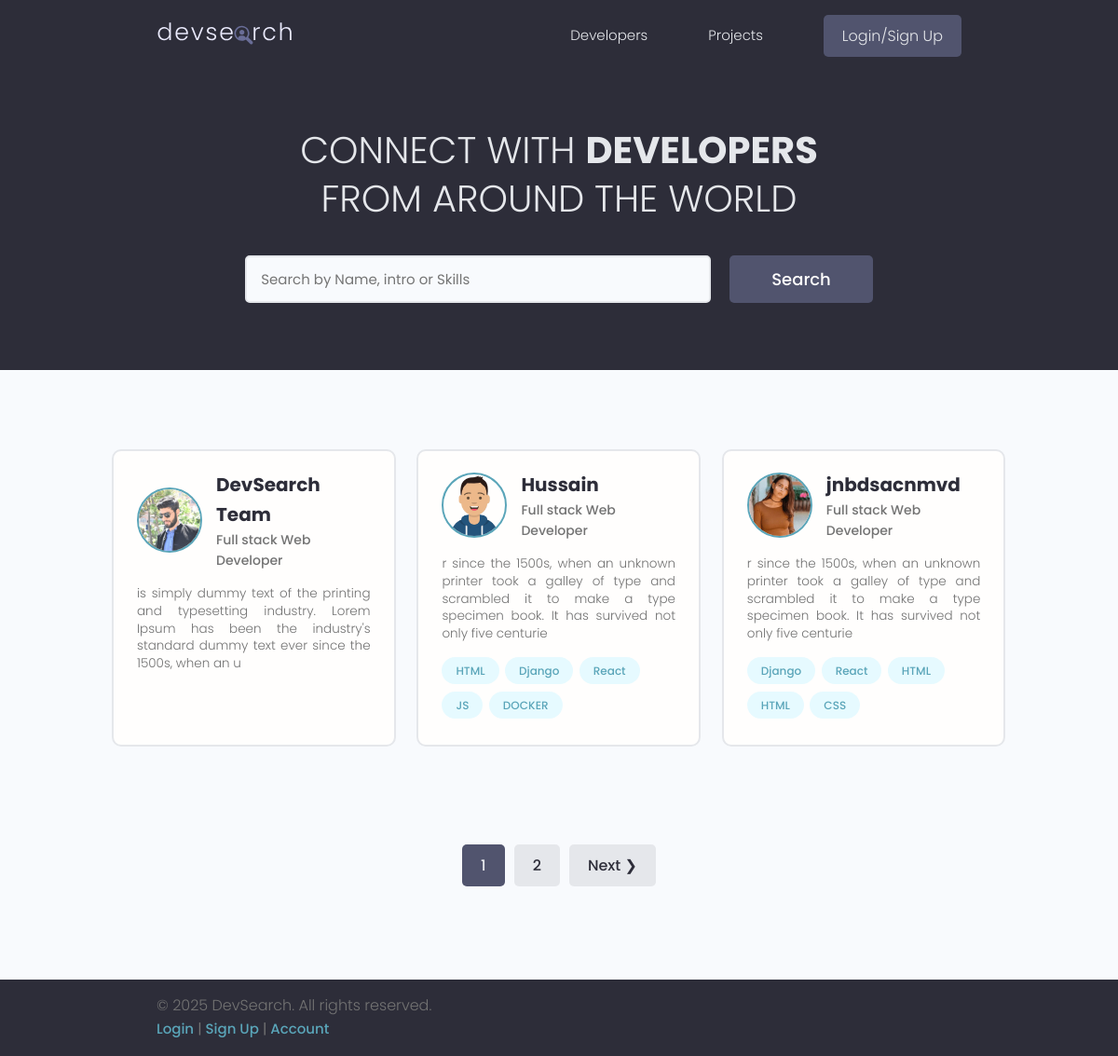
The page / on the database its author committed.
### users/models.py (models this page shows, shortened)
class Profile(models.Model):
    user = models.OneToOneField(User, on_delete=models.CASCADE, null=True,blank=True)
    name= models.CharField(max_length=200, null=True , blank=True)
    email= models.EmailField(max_length=200, null=True , blank=True)
    username = models.CharField(max_length=200, null=True , blank=True)
    location = models.CharField(max_length=200, null=True , blank=True)
    short_intro= models.CharField(max_length=200, null=True , blank=True)
    bio = models.TextField( null=True , blank=True)
    profile_image = models.ImageField(upload_to='profiles/',null=True, blank=True, default='profiles/user-default.png')
    social_github= models.CharField(max_length=200, null=True , blank=True)
    social_twitter= models.CharField(max_length=200, null=True , blank=True)
    social_linkedin= models.CharField(max_length=200, null=True , blank=True)
    social_youtube= models.CharField(max_length=200, null=True , blank=True)
    social_website= models.CharField(max_length=200, null=True , blank=True)
    created = models.DateTimeField(auto_now_add=True)
    id = models.UUIDField(default=uuid.uuid4, unique=True, primary_key=True, editable=False)
    class Meta:
        ordering=['-created']

class Skill(models.Model):
    owner = models.ForeignKey(Profile, on_delete=models.CASCADE, null=True, blank=True)
    skill_name= models.CharField(max_length=200, null=True , blank=True)
    description= models.TextField(null=True , blank=True)
    created = models.DateTimeField(auto_now_add=True)
    id = models.UUIDField(default=uuid.uuid4, unique=True, primary_key=True, editable=False)
    def __str__(self):
        return str(self.skill_name)

### users/views.py (the view)
# urls.py: path('', views.profiles , name = 'profiles'),
def profiles(request):
    profiles, search_query = searchprofile(request)
    custom_range,profiles = paginateprofiles(request,profiles,3)
    context = {'profiles':profiles,'search_query':search_query,'custom_range':custom_range}
    return render(request,'users/profiles.html',context)

### users/context_processors.py (called while the page is built, shortened)
def has_unread_messages(request):
    return {}

### users/utils.py (called while the page is built)
def searchprofile(request):
    search_query = ''
    if request.GET.get('search_query'):
        search_query = request.GET.get('search_query')
    profile = Profile.objects.distinct().filter(
        Q(name__icontains=search_query) |
        Q(short_intro__icontains=search_query) |
        Q(skill__skill_name__icontains=search_query)
    )
    return  profile,search_query

def paginateprofiles(request,profiles,results):
    page = request.GET.get('page')
    pagination =  Paginator(profiles,results)
    try :
        profiles = pagination.page(page)
    except PageNotAnInteger:
        page = 1
        profiles = pagination.page(page)
    except EmptyPage:
        page = pagination.num_pages
        profiles = pagination.page(page)
    leftIndex = (int(page) - 2)
    if leftIndex <1 :
        leftIndex = 1
    rightIndex  = (int(page) + 3)
    if rightIndex > pagination.num_pages:
        rightIndex = pagination.num_pages +1
    custom_range = range(leftIndex,rightIndex)
    return custom_range,profiles

### users/templates/users/profiles.html (shortened to what this page needs)
{% extends 'main.html' %}
{% load static %}
{% block content %}
<main class="home">
    <section class="hero-section text-center">
        <div class="container container--narrow">
            <div class="hero-section__box">
                <h2>CONNECT WITH <span>DEVELOPERS</span></h2>
                <h2>FROM AROUND THE WORLD</h2>
            </div>
            <div class="hero-section__search" style="margin-top: -2rem;">
                <form class="form" action="" method="get">
                    <div class="form__field">
                        <input class="input input--text" id="formInput#search" type="text" name="search_query"
                            placeholder="Search by Name, intro or Skills" value ="{{search_query}}">
                    </div>
                    <input class="btn btn--sub btn--lg" type="submit" value="Search" />
                </form>
            </div>
        </div>
    </section>
    <section class="devlist">
        <div class="container">
            <div class="grid grid--three">
                {% for profile in profiles%}
                <div class="column card">
                    <div class="dev">
                        <a href="{% url 'single-profile' profile.id %}" class="card__body">
                            <div class="dev__profile">
                                <img class="avatar avatar--md" src="{{profile.profile_image.url}}"
                                    alt="image" />
                                <div class="dev__meta">
                                    <h3>{{profile.name}}</h3>
                                    <h5>{{profile.short_intro|slice:'60'}}</h5>
                                </div>
                            </div>
                            <p class="dev__info">
                                {{profile.bio|slice:'150'}}
                            </p>
                            <div class="dev__skills">
                                {%  for skill in profile.skill_set.all %}
                                <span class="tag tag--pill tag--main">
                                    <small>{{skill}}</small>
                                </span>
                                {% endfor %}
                            </div>
                        </a>
                    </div>
                </div>
                {% endfor %}
            </div>
        </div>
    </section>
{% include 'pagination.html' with queryset=profiles custom_range=custom_range %}
</main>
{% endblock content %}

### static/styles/app.css (style rules this page uses)
:root { --color-sub: #2d2d39; }
.btn--sub { background-color: var(--color-sub-light); }
.card { border: 2px solid var(--color-light); }
img { width: 100%; }
.hero-section { height: 40vh; display: flex; align-items: center; background-color: var(--color-sub); }
.hero-section__box { margin-bottom: 4rem; }
.hero-section__box > h2, .hero-section__box > h2 > span { font-size: 4rem; color: var(--color-light); line-height: 1.3; text-transform: uppercase; }
.hero-section__box > h2 { font-weight: 300; }
.hero-section__box > h2 > span { font-weight: 700; }
.hero-section__search > .form { display: flex; align-items: center; justify-content: center; gap: 2rem; }
.hero-section__search > .form input.input--text { width: 50rem; }
.devlist { margin-top: 8rem; }
.devlist .grid { align-items: stretch; }
.devlist .dev .dev__profile { display: flex; align-items: center; gap: 1.5rem; }
.devlist .dev .dev__meta h3 { color: var(--color-sub); font-size: 2rem; font-weight: 700; }
.devlist .dev .dev__meta h5 { color: var(--color-text); font-size: 1.4rem; font-weight: 500; }
.devlist .dev .dev__info { margin: 1.5rem 0; font-size: 1.35rem; line-height: 1.4; text-align: justify; }

### static/uikit/styles/modules/_variables.css (style rules this page uses)
:root { --color-main: #5aa5b9; --color-main-light: #e6faff; --color-sub: #3f4156; --color-sub-light: #51546e; --color-sub-lighter: #ededfd; --color-text: #737373; --color-gray: #8b8b8b; --color-light: #e5e7eb; --color-light-gray: #767676; --color-bg: #f8fafd; --color-white: #fffefd; --color-white-light: #f3f3f3; --color-success: #359e64; --color-success-bg: #def8e8; --color-error: #fc4b0b; --color-error-bg: #fff2ee; --font-base: 'Poppins', arial, helvetica, 'Segoe UI', roboto, ubuntu, sans-serif; --font-monospace: 'Fira Code', 'Courier New', courier, monospace; --font-regular: 300; --font-medium: 500; --font-bold: 700; --generic-shadow: 1px 1px 5px #00000010; --generic-transition: all 0.3s ease-in-out; }

### static/uikit/styles/modules/_base.css (style rules this page uses)
* { margin: 0; padding: 0; box-sizing: border-box; text-rendering: optimizeLegibility; color: inherit; font-size: inherit; }
html { font-size: 50%; }
@media only screen and (min-width: 480px) { html { font-size: 56.25%; } }
@media only screen and (min-width: 1200px) { html { font-size: 62.5%; } }
body { line-height: 1.6; font-weight: 400; font-size: 1.5rem; color: var(--color-text); background-color: var(--color-bg); min-height: 100vh; }

### static/uikit/styles/modules/_typography.css (style rules this page uses)
* { font-family: var(--font-base); }
h2 { font-size: 3.6rem; font-weight: var(--font-bold); }
h3 { font-size: 3.2rem; font-weight: var(--font-medium); }
h5 { font-size: 2.4rem; font-weight: var(--font-medium); }
h5, h6 { font-weight: var(--font-regular); }
p, span, strong { font-size: 1.6rem; color: var(--color-text); font-weight: var(--font-regular); }
a { padding-bottom: 2px; text-decoration: none; display: inline-block; color: var(--color-main); font-weight: var(--font-medium); }

### static/uikit/styles/modules/_utilities.css (style rules this page uses)
.container { width: 92%; max-width: 165rem; margin: 0 auto; box-sizing: border-box; }
.container--narrow { width: 92%; max-width: 120rem; }
@media screen and (min-width: 1000px) { .container { width: 90%; } }
@media screen and (min-width: 1000px) { .container--narrow { width: 85%; } }
@media screen and (min-width: 1200px) { .container { width: 80%; } }
@media screen and (min-width: 1200px) { .container--narrow { width: 72%; } }
.text-center { text-align: center; }

### static/uikit/styles/modules/_avatar.css (style rules this page uses)
.avatar { border-radius: 50%; border: 2px solid var(--color-main); object-fit: cover; }
.avatar--md { height: 7rem; width: 7rem; }

### static/uikit/styles/modules/_button.css (style rules this page uses)
.btn { display: inline-block; position: relative; cursor: pointer; background-color: var(--color-light); font-weight: var(--font-medium); color: var(--color-sub); text-decoration: none; padding: 1rem 2rem; border-radius: 0.5rem; border: none; width: -webkit-fit-content; width: -moz-fit-content; width: fit-content; height: -webkit-fit-content; height: -moz-fit-content; height: fit-content; font-size: 1.6rem; outline-width: 0; outline-color: transparent; -webkit-backface-visibility: hidden; backface-visibility: hidden; transition: all 0.3s ease-in-out; }
.btn--sub { background-color: var(--color-sub); color: var(--color-white); }
.btn--lg { font-size: 1.8rem; padding: 1.2rem 4.5rem; }

### static/uikit/styles/modules/_card.css (style rules this page uses)
.card { border-radius: 1rem; background-color: var(--color-white); border: 1.5px solid var(--color-light); width: auto; height: auto; margin-top: 0.5rem; margin-bottom: 0.5rem; overflow: hidden; }
.card__body, .card__header { padding: 2rem 2.5rem; }

### rows shown on the page
Profile: profile_image (picture), name "DevSearch Team", short_intro "Full stack Web Developer", bio "is simply dummy text of the printing and typesetting industry. Lorem Ipsum has been the industry's standard dummy text ever since the 1500s, when an u"
Profile: profile_image (picture), name "Hussain", short_intro "Full stack Web Developer", bio "r since the 1500s, when an unknown printer took a galley of type and scrambled it to make a type specimen book. It has survived not only five centurie"
Skill: skill_name "HTML"
Skill: skill_name "Django"
Skill: skill_name "React"
Skill: skill_name "JS"
Skill: skill_name "DOCKER"
Profile: profile_image (picture), name "jnbdsacnmvd", short_intro "Full stack Web Developer", bio "r since the 1500s, when an unknown printer took a galley of type and scrambled it to make a type specimen book. It has survived not only five centurie"
Skill: skill_name "Django"
Skill: skill_name "React"
Skill: skill_name "HTML"
Skill: skill_name "HTML"
Skill: skill_name "CSS"

### other values the page prints
{{ page }} "1"
{{ page }} "2"
{{ year|default:"2025" }} "2025"
